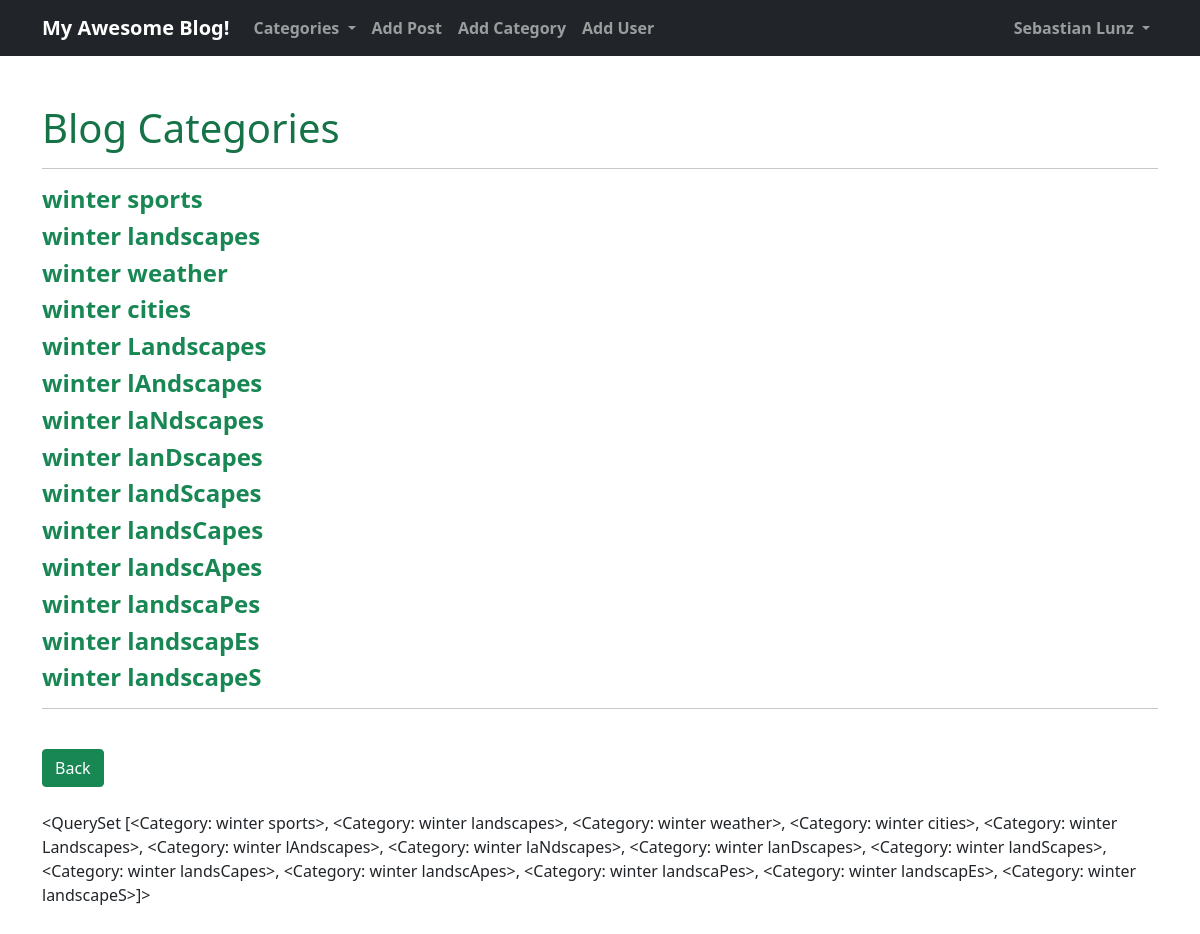
/category-list/ (signed in), run on the app's committed database.
### blog/models.py (models this page shows, shortened)
class Category(models.Model):
    name = models.CharField(max_length=255, unique=True)
    def __str__(self):
        return self.name
    def get_absolute_url(self):
        return reverse('blog:category', args=[str(self.id)])

### blog/views.py (the view)
# urls.py: path('category-list/', views.CategoryListView.as_view(), name="category-list"),
class CategoryListView(ListView):
    model = Category
    template_name = 'blog/category_list.html'

### blog/context_processors.py (called while the page is built)
def category_menu(request):
    return {
        'category_menu': Category.objects.all(),
    }

### blog/templates/blog/category_list.html
{% extends 'base.html' %}
{% load static %}
{% block content %}
    <h1>Blog Categories</h1><hr/>
    {% for category in object_list %}
        <h4>
            <a class="link-success" href="{% url 'blog:category' category.pk %}">{{ category }}</a>
        </h4>
    {% endfor %}
    <hr><br/>
    <a href="{% url 'blog:index' %}" class="btn btn-success">Back</a>
    <br/><br/>
    {{ object_list }}
{% endblock %}

### blog/templates/base.html (shortened to what this page needs)
{% load static %}
<!doctype html>
<html lang="en">
<head>
    <link href="https://cdn.jsdelivr.net/npm/bootstrap@5.0.0-beta1/dist/css/bootstrap.min.css" rel="stylesheet">
    <link rel="stylesheet" href="{% static 'blog/main.css' %}">
</head>
<body>
    <nav class="navbar navbar-expand-lg navbar-dark bg-dark">
        <div class="container">
            <a class="navbar-brand" href="{% url 'blog:index' %}">My Awesome Blog!</a>
            <div class="collapse navbar-collapse" id="navbarSupportedContent">
                <ul class="navbar-nav me-auto mb-2 mb-lg-0">
                    {% if category_menu %}
                        <li class="nav-item dropdown">
                            <a class="nav-link dropdown-toggle" href="#" id="navbarDropdown" role="button" data-bs-toggle="dropdown" aria-expanded="false">
                              Categories
                            </a>
                        </li>
                    {% else %}
                        <li class="nav-item">
                            <a class="nav-link" href="{% url 'blog:category-list' %}">Categories</a>
                        </li>
                    {% endif %}
                    {% if user.is_authenticated %}
                        <li class="nav-item">
                            <a class="nav-link" href="{% url 'blog:add-post' %}">Add Post</a>
                        </li>
                        <li class="nav-item">
                            <a class="nav-link" href="{% url 'blog:add-category' %}">Add Category</a>
                        </li>
                        <li class="nav-item">
                            <a class="nav-link" href="{% url 'members:register' %}">Add User</a>
                        </li>
                    {% endif %}
                </ul>
                <ul class="navbar-nav ml-auto mb-2 mb-lg-0">
                    {% if not user.is_authenticated %}
                        <li class="nav-item">
                            <a class="nav-link" href="{% url 'login' %}">Login</a>
                        </li>
                    {% else %}
                        <li class="nav-item dropdown">
                            <a class="nav-link dropdown-toggle" href="#" id="navbarDropdown" role="button" data-bs-toggle="dropdown" aria-expanded="false">
                              {{ user.first_name }}
                              {{ user.last_name }}
                            </a>
                        </li>
                    {% endif %}
                </ul>
            </div>
        </div>
    </nav>
    <br/><br/>
    <div class="container">
        {% block content %}{% endblock %}
    </div>
    <br/><br/>
</body>
</html>

### blog/static/blog/main.css (style rules this page uses)
a { text-decoration: none; font-weight: 600; color: #157347; }
h1, h2, h3, h4, h5, h6 { color: #157347; }
ul { list-style-type: none; padding-left: 0; }

### data on the page
Category: name "winter sports", name.name "<QuerySet [<Category: winter sports>, <Category: winter landscapes>, <Category: winter weather>, <Category: winter cities>, <Category: winter Landscapes>, <Category: winter lAndscapes>, <Category: winter laNdscapes>, <Category: winter lanDscapes>, <Category: winter landScapes>, <Category: winter landsCapes>, <Category: winter landscApes>, <Category: winter landscaPes>, <Category: winter landscapEs>, <Category: winter landscapeS>]>"
Category: name "winter landscapes"
Category: name "winter weather"
Category: name "winter cities"
Category: name "winter Landscapes"
Category: name "winter lAndscapes"
Category: name "winter laNdscapes"
Category: name "winter lanDscapes"
Category: name "winter landScapes"
Category: name "winter landsCapes"
Category: name "winter landscApes"
Category: name "winter landscaPes"
Category: name "winter landscapEs"
Category: name "winter landscapeS"

### other printed values
{{ user.first_name }} "Sebastian"
{{ user.last_name }} "Lunz"
